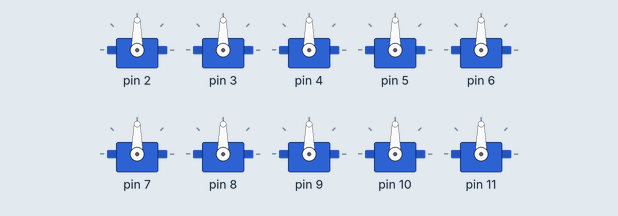
The sketch below on a simulated Arduino Uno, built with avr-gcc and run on an emulated ATmega328P. Shown: 10 × servo. Random numbers use the default seed unless the sketch sets one.

Above: at 0.1 s.
At 7.1 s:
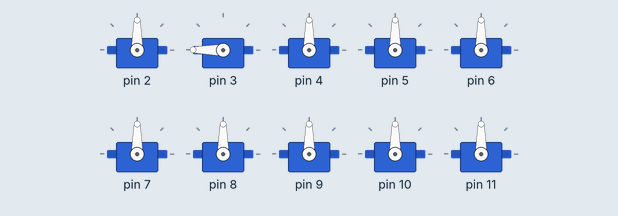
At 14.1 s:
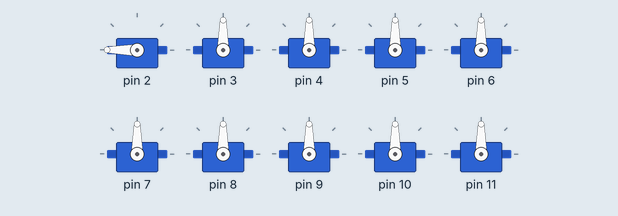
At 21.1 s:
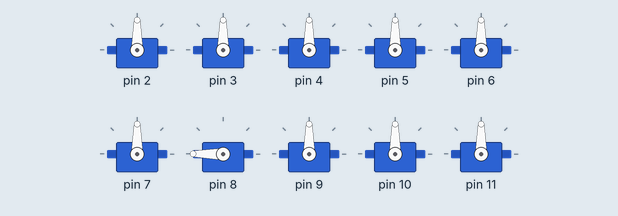
At 28.1 s:
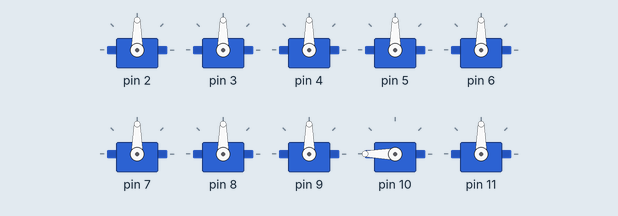
At 35.1 s:
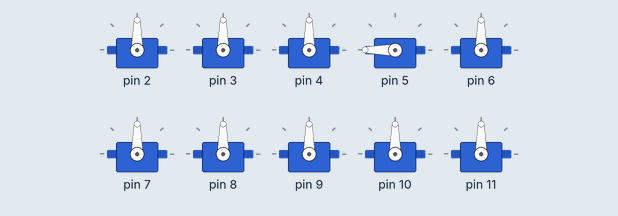
Timing chart, 0 to 38.5 s (numbered marks = the images above):
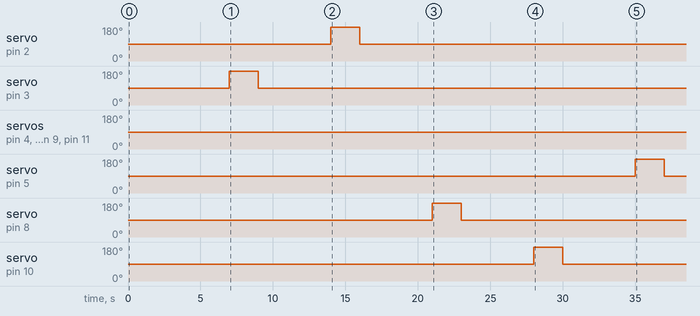

Measured:
- by itself, servo on pin 2: 90° → 180° at 14.0 s, → 90° 2.0 s later
- by itself, servo on pin 3: 90° → 180° at 7.0 s, → 90° 2.0 s later
- by itself, servo on pin 5: 90° → 180° at 35.0 s, → 90° 2.0 s later
- by itself, servo on pin 8: 90° → 180° at 21.0 s, → 90° 2.0 s later
- by itself, servo on pin 10: 90° → 180° at 28.0 s, → 90° 2.0 s later

The sketch:

C_B_B_C_10_Servos-Random.ino
```cpp
#include <Servo.h>

const int nombreDeServos = 10;

// Création d'une liste d'objets Servo de la longueur du nombre de servos
Servo ListeServos[nombreDeServos];

//création variable moteurAuHasard de type int (nombre entier)
int moteurAuHasard;

void setup() {
  // Assignations des pins de l'arduino aux différents servo moteurs
  for (int i = 0; i < nombreDeServos; i++) {
    ListeServos[i].attach(i + 2);
  }
}

void loop() {
  //---------------------------------- Moteur en marche au hasard
  //un nombre entier au hasard entre 0 et 9 (inclus) que l'on stocke dans la variable moteurAuHasard
  moteurAuHasard = int(random(0, nombreDeServos+1));

  for (int i = 0; i < nombreDeServos; i++) {
    if (i == moteurAuHasard) { // si l'index de la liste des servos correspond au nombre au hasard…
      ListeServos[i].write(180); //... je fais tourner le moteur correspondant ***
    } else {
      ListeServos[i].write(90); //... sinon les autres moteurs ne bougent pas
    }
  }
  //Durée de la rotation en millisecondes : 1000 ms -> 1 seconde pour le moteur qui tourne, durée de la pause pour les autres
  delay(2000); // rotation 10 secondes ***

  //---------------------------------- Moteurs en pause
  for (int i = 0; i < nombreDeServos; i++) {
  ListeServos[i].write(90);
  }
  //Durée de la pause en millisecondes : 1000 ms -> 1 seconde
  delay(5000); // pause 5 secondes ***
}
```
